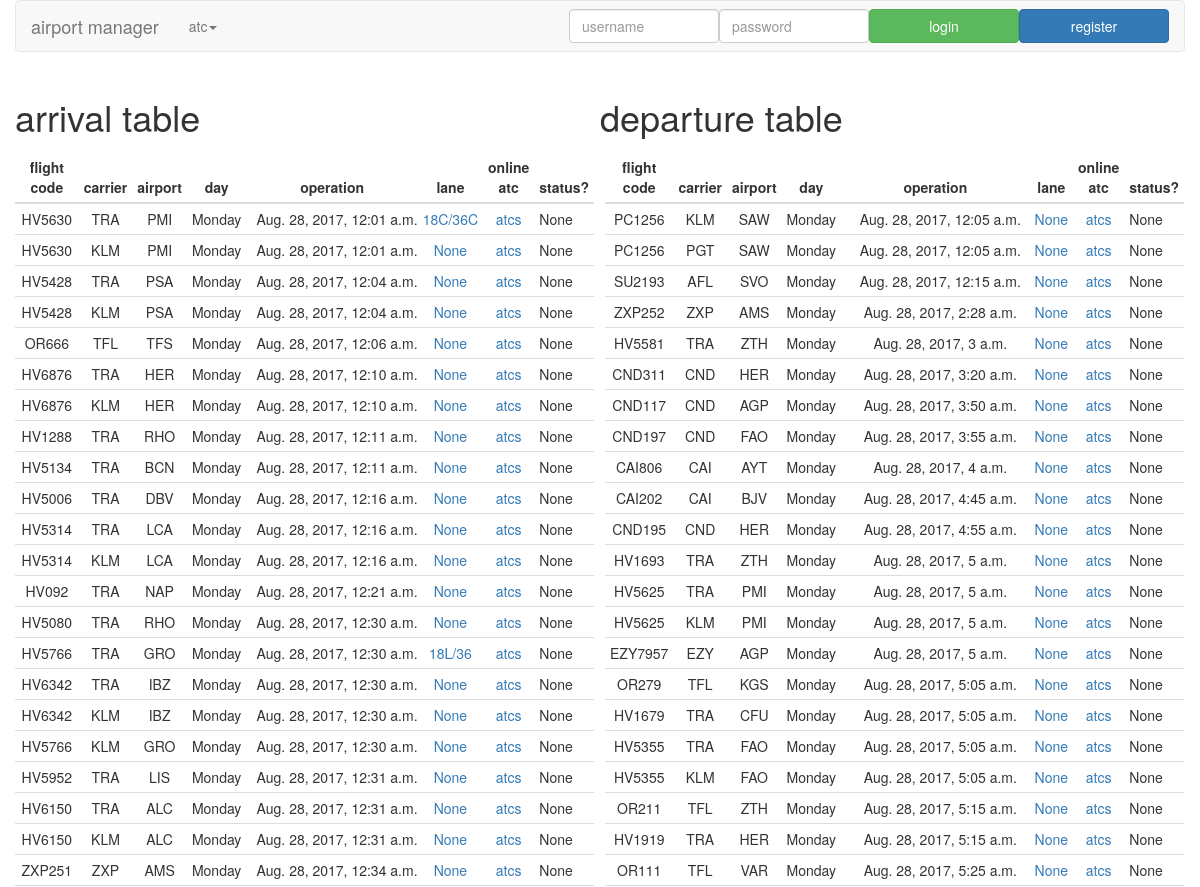
The page /airport_management/ (upper part) on the database as committed earlier.
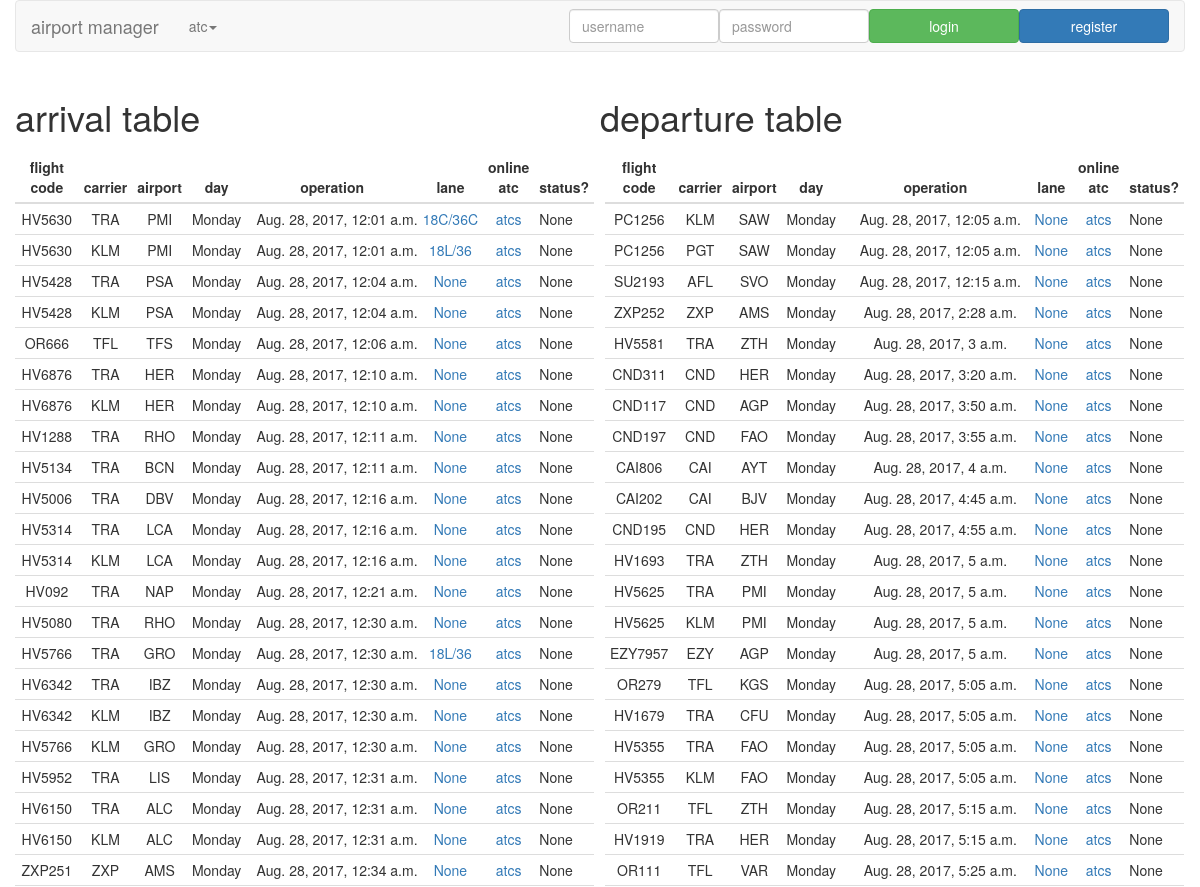
The same page on the database as committed later.
### airport_management/models.py (models this page shows)
class ArrivalDepartureFlight(models.Model):
    flight_code = models.CharField(max_length=10)
    airport = models.CharField(max_length=3)
    """
    The day the flight happens, arriving or departing from this airport
    perspective.

    PENDING: This could be made as an enumeration because the value will only
    be strictly for strings of days (Monday to Sunday).
    """
    day = models.CharField(max_length=9)
    scheduled_datetime = models.DateTimeField()
    carrier = models.CharField(max_length=20, null=True)
    """
    Lane used for arriving or departing. This field has one to many
    relationship to the `Lane` model. The `related_name="%(class)s_lane"` is
    used to prevent `Error: One or more models did not validate:` error.

    PENDING: This field are supposed to have one to one relationship due to
    every lanes can only be used for one flight. I just make this one to many
    """
    lane = models.ForeignKey("Lane", null=True, on_delete=models.CASCADE,
        related_name="%(class)s_lane")
    online_atcs = models.ManyToManyField("AirTrafficController",
        related_name="%(class)s_online_atc")
    """
    Whether a flight has assigned to ATC and lane during the
    `scheduled_time` or not.
    """
    status = models.NullBooleanField(null=True)
    """
    Real arrival/departure time. If the value of this field is not `None` or
    `null` then this flight is already arrived/departed.

    CAUTION: This field is not currently being used.
    """
    """
    List of all previous air traffic controllers.

    CAUTION: This field is not currently being used.
    """
    class Meta:
        abstract = True

class ArrivalFlight(ArrivalDepartureFlight):
    def __str__(self):
        return "{} from {} airport, {}".format(
            self.flight_code,
            self.airport,
            localtime(self.scheduled_datetime)
        )

class Lane(models.Model):
    name = models.CharField(max_length=7)
    def __str__(self):
        return self.name

### airport_management/views.py (the view)
def index(request):
    flight_table_paginations = {}
    flight_table_paginations_parameters = [
        [KEY.ARRIVAL_FLIGHT_TABLE_PAGINATION, ArrivalFlight],
        [KEY.DEPARTURE_FLIGHT_TABLE_PAGINATION, DepartureFlight]
    ]
    """
    Create arrival flight table pagination and departure flight pagination.
    """
    for flight_table_pagination_parameters in\
        flight_table_paginations_parameters:
        flight_table_paginations[flight_table_pagination_parameters[0]] =\
            create_pagination_return_page_and_number_of_pages(
                flight_table_pagination_parameters[1],
                MODAL_FIELD.SCHEDULED_DATETIME,
                VALUE.PAGINATION_OBJECTS_COUNT_PER_PAGE
            )
    """
    For the initial page, set the flight management panel only to display the
    earliest flight from the latest recorded day. This could be changed based
    on the preference.
    """
    latest_datetime_from_arrivalflight = get_latest_datetime_from_a_model(
        ArrivalFlight,
        MODAL_FIELD.SCHEDULED_DATETIME
    )
    """
    Get the earliest `ArrivalFlight` document from the latest day as the fist
    document shown in the flight management panel.
    """
    earliest_arrivalflight_from_the_latest_day =\
        get_earliest_object_from_a_day(
            ArrivalFlight,
            MODAL_FIELD.SCHEDULED_DATETIME,
            latest_datetime_from_arrivalflight
        )
    """ Create parameters for flight management panel DOM. """
    flight_management_panel_initial_dom =\
        generate_flight_management_panel_dom_parameters(
            earliest_arrivalflight_from_the_latest_day
        )
    """
    Dictionary that will be used to render views. Dictionary for initially
    displayed flight management panel.

    PENDING: Could be refactored alongside with the `table_requests_flight()`
    function.
    """
    parameters = {}
    parameters = set_flight_management_panel_non_status_and_status(
        parameters,
        flight_management_panel_initial_dom\
            [KEY.FMP_NON_STATUS_DOM_PARAMETERS],
        flight_management_panel_initial_dom[KEY.FMP_STATUS]
    )
    """ Assigning airport manager into client's render view. """
    parameters[KEY.AIRPORT_MANAGER] = request.user
    """ Assigning all ATCs into client's render view. """
    parameters[KEY.ATC_OBJECTS] = AirTrafficController.objects.all()
    """ Assigning all Lanes into client's render view. """
    parameters[KEY.LANE_OBJECTS] = Lane.objects.all();
    """ Parameters to help set initial flight online ATCs form. """
    parameters[KEY.FLIGHT_ONLINE_ATC_FORM_ARRIVALDEPARTURE] = AOD.ARRIVAL
    parameters[KEY.FLIGHT_ONLINE_ATC_FORM_FLIGHT_ID] =\
        earliest_arrivalflight_from_the_latest_day.id
    parameters[KEY.FLIGHT_ONLINE_ATC_FORM_FLIGHT_ONLINE_ATCS_ID] =\
        get_list_from_object_field(
            earliest_arrivalflight_from_the_latest_day.online_atcs, "id")
    """ Parameters to help to set initial flight lane form. """
    parameters[KEY.FLIGHT_LANE_FORM_ARRIVALDEPARTURE] =\
        parameters[KEY.FLIGHT_ONLINE_ATC_FORM_ARRIVALDEPARTURE]
    parameters[KEY.FLIGHT_LANE_FORM_FLIGHT_ID] =\
        parameters[KEY.FLIGHT_ONLINE_ATC_FORM_FLIGHT_ID]
    parameters[KEY.FLIGHT_LANE_FORM_FLIGHT_LANE_ID] =\
        "" if earliest_arrivalflight_from_the_latest_day.lane ==\
            None else earliest_arrivalflight_from_the_latest_day.lane.id
    """ Both arrival flight table and departure flight table properties. """
    parameters[KEY.TABLES_PROPERTIES] = [
        {
            KEY.ARRIVALDEPARTUREFLIGHT_OBJECTS:
                flight_table_paginations\
                    [KEY.ARRIVAL_FLIGHT_TABLE_PAGINATION][KEY.OBJECTS],
            KEY.TABLE_PAGINATION_NUMBER_OF_PAGES:
                flight_table_paginations\
                    [KEY.ARRIVAL_FLIGHT_TABLE_PAGINATION]\
                    [KEY.NUMBER_OF_PAGES],
            KEY.TABLE_TITLE: STRING.ARRIVAL_TABLE_TITLE,
            KEY.TABLE_ID: DOM_ID.ARRIVAL_FLIGHT_TABLE,
            KEY.TABLE_ERROR_ID: DOM_ID.ARRIVAL_FLIGHT_TABLE_ERROR,
            KEY.TABLE_PAGINATION_ID: DOM_ID.ARRIVAL_FLIGHT_TABLE_PAGINATION,
            KEY.TABLE_PAGINATION_NUMBER_OF_PAGES_ID:
                DOM_ID.ARRIVAL_FLIGHT_TABLE_PAGINATION_NUMBER_OF_PAGES,
            KEY.TABLE_REQUESTING_ID:
                DOM_ID.ARRIVAL_FLIGHT_TABLE_REQUESTING
        },
        {
            KEY.ARRIVALDEPARTUREFLIGHT_OBJECTS:
                flight_table_paginations\
                    [KEY.DEPARTURE_FLIGHT_TABLE_PAGINATION][KEY.OBJECTS],
            KEY.TABLE_PAGINATION_NUMBER_OF_PAGES:
                flight_table_paginations\
                    [KEY.DEPARTURE_FLIGHT_TABLE_PAGINATION]\
                    [KEY.NUMBER_OF_PAGES],
            KEY.TABLE_TITLE: STRING.DEPARTURE_TABLE_TITLE,
            KEY.TABLE_ID: DOM_ID.DEPARTURE_FLIGHT_TABLE,
            KEY.TABLE_ERROR_ID: DOM_ID.DEPARTURE_FLIGHT_TABLE_ERROR,
            KEY.TABLE_PAGINATION_ID:
                DOM_ID.DEPARTURE_FLIGHT_TABLE_PAGINATION,
            KEY.TABLE_PAGINATION_NUMBER_OF_PAGES_ID:
                DOM_ID.DEPARTURE_FLIGHT_TABLE_PAGINATION_NUMBER_OF_PAGES,
            KEY.TABLE_REQUESTING_ID:
                DOM_ID.DEPARTURE_FLIGHT_TABLE_REQUESTING
        }
    ]
    """ Render index.html with the dictionary as parameter. """
    return render(request, "airport_management/index.html", parameters)

### airport_management/src/database_operation.py (called while the page is built)
def get_earliest_object_from_a_day(model, field_name, datetime):
    return model.objects.filter(**{
        field_name + "__year":datetime.year,
        field_name + "__month":datetime.month,
        field_name + "__day":datetime.day
    }).order_by(field_name)[0]

def get_latest_datetime_from_a_model(
    model,
    field_name # The date and time field of which the latest date and time
):
    return model.objects.aggregate(Max(field_name))\
        ["{}{}".format(field_name, "__max")]

def get_list_from_object_field(model_object, field):
    return list(model_object.all().values_list(field, flat=True))

### airport_management/src/specific_functions.py (called while the page is built)
def create_pagination_return_page_and_number_of_pages(
    model,          # Model table of which will be paginated.
    order_field,    # Column of which pagination will be sorted into (to
    amount,         # The amount of objects per pagination.
    returned_page=1 # All objects in pagination page (after being splitted).
):
    paginator = Paginator(model.objects.all().order_by(order_field), amount)
    dictionary = {}
    dictionary[KEY.NUMBER_OF_PAGES] = paginator.num_pages
    dictionary[KEY.OBJECTS] = paginator.page(returned_page).object_list
    return dictionary

### airport_management/templates/airport_management/index.html (shortened to what this page needs)
<!doctype html>
<html>
<head>
  {% load static %}
  {% load djng_tags %}
  <link href="{% static 'airport_management/bower_components/bootstrap/dist/css/bootstrap.css' %}" rel="stylesheet" type="text/css" />
  <link href="{% static 'airport_management/flaviumatis-simple-pagination/simplePagination.css' %}" rel="stylesheet" type="text/css" />
  <link href="{% static 'airport_management/css/airport_manager_wrong_password_modal.css' %}" rel="stylesheet" type="text/css" />
  <link href="{% static 'airport_management/css/atc_list_modal.css' %}" rel="stylesheet" type="text/css" />
  <link href="{% static 'airport_management/css/atc_registration_form_modal.css' %}" rel="stylesheet" type="text/css" />
  <link href="{% static 'airport_management/css/flight_management_panel.css' %}" rel="stylesheet" type="text/css" />
  <link href="{% static 'airport_management/css/flight_management_panel_information.css' %}" rel="stylesheet" type="text/css" />
  <link href="{% static 'airport_management/css/flight_lane_form_modal.css' %}" rel="stylesheet" type="text/css" />
  <link href="{% static 'airport_management/css/flight_online_atcs_form_modal.css' %}" rel="stylesheet" type="text/css" />
  <link href="{% static 'airport_management/css/index.css' %}" rel="stylesheet" type="text/css" />
  <link href="{% static 'airport_management/css/inner_table.css' %}" rel="stylesheet" type="text/css" />
  <link href="{% static 'airport_management/css/navbar.css' %}" rel="stylesheet" type="text/css" />
  <link href="{% static 'airport_management/css/navbar_left.css' %}" rel="stylesheet" type="text/css" />
  <link href="{% static 'airport_management/css/navbar_right.css' %}" rel="stylesheet" type="text/css" />
  <link href="{% static 'airport_management/css/table.css' %}" rel="stylesheet" type="text/css" />
</head>
<body ng-app="airport_management" ng-cloak>
  <div class="container-fluid" id="main-container">
    <div>
      {% include "airport_management/navbar.html" %}
    </div>
    <div id="main-content-container">
      {% include "airport_management/table.html" %}
    </div>
  </div>
</body>
</html>

### airport_management/templates/airport_management/inner_table.html
<thead>
  <tr>
    <th>flight code</th>
    <th class="hide-for-small-width">carrier</th>
    <th class="hide-for-small-width">airport</th>
    <th class="hide-for-small-width">day</th>
    <th>operation</th>
    <th>lane</th>
    <th>online atc</th>
    <th>status?</th>
  </tr>
</thead>
<tbody>
  {% for object in objects  %}
    <tr ng-click="table_requests_flight('{{ object.id }}', '{{ dom_id }}')">
      <td>{{ object.flight_code }}</td>
      <td class="hide-for-small-width">
        {{ object.carrier }}
      </td>
      <td class="hide-for-small-width">
        {{ object.airport }}
      </td>
      <td class="hide-for-small-width">
        {{ object.day }}
      </td>
      <td id="scheduled-datetime-column">
        <div>{{ object.scheduled_datetime }}</div>
      </td>
      <td>
        <a href="#"
          ng-click="show_flight_lane_form_modal('{{ object.id }}', '{{ dom_id }}')">
          {{ object.lane }}
        </a>
      </td>
      <td>
        <a href="#"
          ng-click="show_flight_online_atc_form_modal('{{ object.id }}', '{{ dom_id }}')">
          atcs
        </a>
      </td>
      <td class="flight-status-container">
        <div>{{ object.status }}</div>
      </td>
    </tr>
  {% endfor %}
</tbody>

Rows that differ between the two databases and show on the page:
changed ArrivalFlight (number 2 of 22 on the later page): lane "None" → "18L/36"
